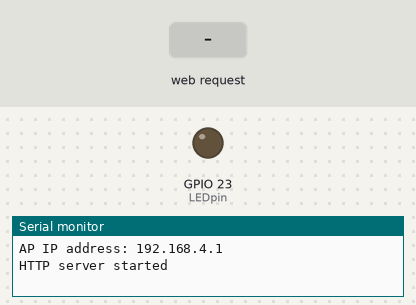
Recording of a sketch running on a simulated ESP32. Shown: output pins drawn as LEDs (lit = HIGH), the last lines printed to the serial monitor. The test bench sets the inputs (shaded band).

Above: at 1.3 s.
1.4 s: HTTP request GET /ledon received
At 1.7 s:
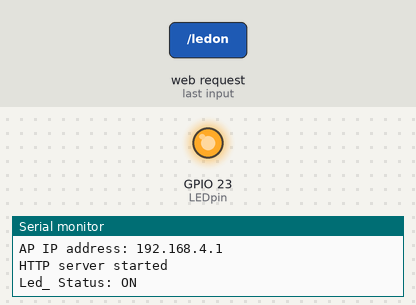
2.9 s: HTTP request GET /ledoff received
At 4.0 s:
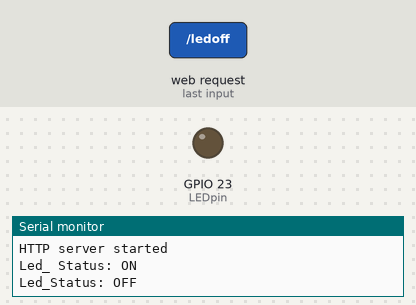
Timing chart, 0 to 5.9 s (numbered marks = the images above; inputs shaded):
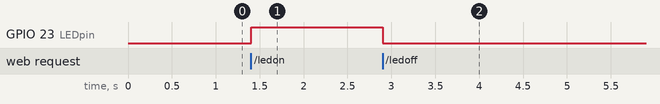

The sketch:

wifi_server_AP.ino
```cpp
#include <WiFi.h>
#include <WiFiClient.h>
#include <WiFiServer.h>
#include <WebServer.h>

#define LEDpin 23

// Установите здесь свои SSID и пароль
const char* ssid = "ESP32";  // Enter SSID here
const char* password = "12345678";  //Enter Password here

IPAddress local_ip(192,168,5,100);
IPAddress gateway(192,168,5,100);
IPAddress subnet(255,255,255,0);

WebServer server(80); //установка порта

bool LEDstatus = LOW;

void setup()
{
  Serial.begin(115200);
  pinMode(LEDpin, OUTPUT);

  WiFi.mode(WIFI_AP);
  WiFi.softAP(ssid, password);  //проверка SSID, пароль, IP-адреса, маски IP-подсети и IP-шлюза
  IPAddress IP = WiFi.softAPIP();
  Serial.print("AP IP address: ");
  Serial.println(IP);

  //WiFi.softAPConfig(local_ip, gateway, subnet);
  delay(100);
  //Чтобы обрабатывать входящие HTTP-запросы, нужно указать, какой код выполнять при вызове конкретного URL. Для этого спользуем метод on . Этот метод принимает два параметра. Первый - это URL-путь, а второй - имя функции,
 // которую необходимо выполнить при переходе по этому URL-адресу. Первая строка приведенного ниже кода указывает, что, когда сервер получает HTTP-запрос по корневому (/) пути, он запускает handle_OnConnect() функцию.
 // Указанный URL-адрес является относительным путем
  server.on("/", handle_OnConnect);
  server.on("/ledon", handle_ledon);
  server.on("/ledoff", handle_ledoff);
  server.onNotFound(handle_NotFound);
  server.begin();
  Serial.println("HTTP server started");
}

void loop()
{
  server.handleClient(); //метод объекта сервера
 /* if(LEDstatus)
  {digitalWrite(LEDpin, HIGH);}
  else
  {digitalWrite(LEDpin, LOW);}*/
}

void handle_OnConnect()
{
  server.send(200, "text/plain", "hello!");
 // LEDstatus = LOW;
//  Serial.println("GPIO4 Status: OFF | GPIO5 Status: OFF");
//  server.send(200, "text/html", SendHTML(LEDstatus));
}

void handle_ledon() {
  LEDstatus = HIGH;
  Serial.println("Led_ Status: ON");
  digitalWrite(LEDpin, HIGH);
  server.send(200, "text/plain", "Led_ Status: ON");
 // server.send(200, "text/html", SendHTML(true));
}

void handle_ledoff() {
  LEDstatus = LOW;
  Serial.println("Led_Status: OFF");
  digitalWrite(LEDpin, LOW);
  server.send(200, "text/plain", "Led_ Status: OFF");
  //server.send(200, "text/html", SendHTML(false));
}

void handle_NotFound()
{
 server.send(404, "text/plain", "Not found");
}

/*String SendHTML(uint8_t ledstat)
{
  String ptr = "<!DOCTYPE html> <html>\n"; //Первый текст, который всегда должен быть отправлен это <! DOCTYPE>, который указывает на то, что мы посылаем HTML код
  ptr +="<meta http-equiv=\"Content-type\" content=\"text/html; charset=utf-8\"><head><meta name=\"viewport\" content=\"width=device-width, initial-scale=1.0, user-scalable=no\">\n";
  ptr +="<title>Управление светодиодом</title>\n";
  ptr +="<style>html { font-family: Helvetica; display: inline-block; margin: 0px auto; text-align: center;}\n";
  ptr +="body{margin-top: 50px;} h1 {color: #444444;margin: 50px auto 30px;} h3 {color: #444444;margin-bottom: 50px;}\n";
  ptr +=".button {display: block;width: 80px;background-color: #3498db;border: none;color: white;padding: 13px 30px;text-decoration: none;font-size: 25px;margin: 0px auto 35px;cursor: pointer;border-radius: 4px;}\n";
  ptr +=".button-on {background-color: #3498db;}\n";
  ptr +=".button-on:active {background-color: #2980b9;}\n";
  ptr +=".button-off {background-color: #34495e;}\n";
  ptr +=".button-off:active {background-color: #2c3e50;}\n";
  ptr +="p {font-size: 14px;color: #888;margin-bottom: 10px;}\n";
  ptr +="</style>\n";
  ptr +="</head>\n";
  ptr +="<body>\n";
  ptr +="<h1>ESP32 Веб сервер</h1>\n";
  ptr +="<h3>Режим точка доступа WiFi (AP)</h3>\n";
  if(ledstat)
  {ptr +="<p>Состояние LED: ВКЛ.</p><a class=\"button button-off\" href=\"/ledoff\">ВЫКЛ.</a>\n";}
  else
  {ptr +="<p>Состояние LED: ВЫКЛ.</p><a class=\"button button-on\" href=\"/ledon\">ВКЛ.</a>\n";}
  ptr +="</body>\n";
  ptr +="</html>\n";
  return ptr;
}*/
```

Measured:
- after the input at 1.4 s, GPIO 23 (LEDpin): LOW → HIGH at once
- after the input at 2.9 s, GPIO 23 (LEDpin): HIGH → LOW at once
